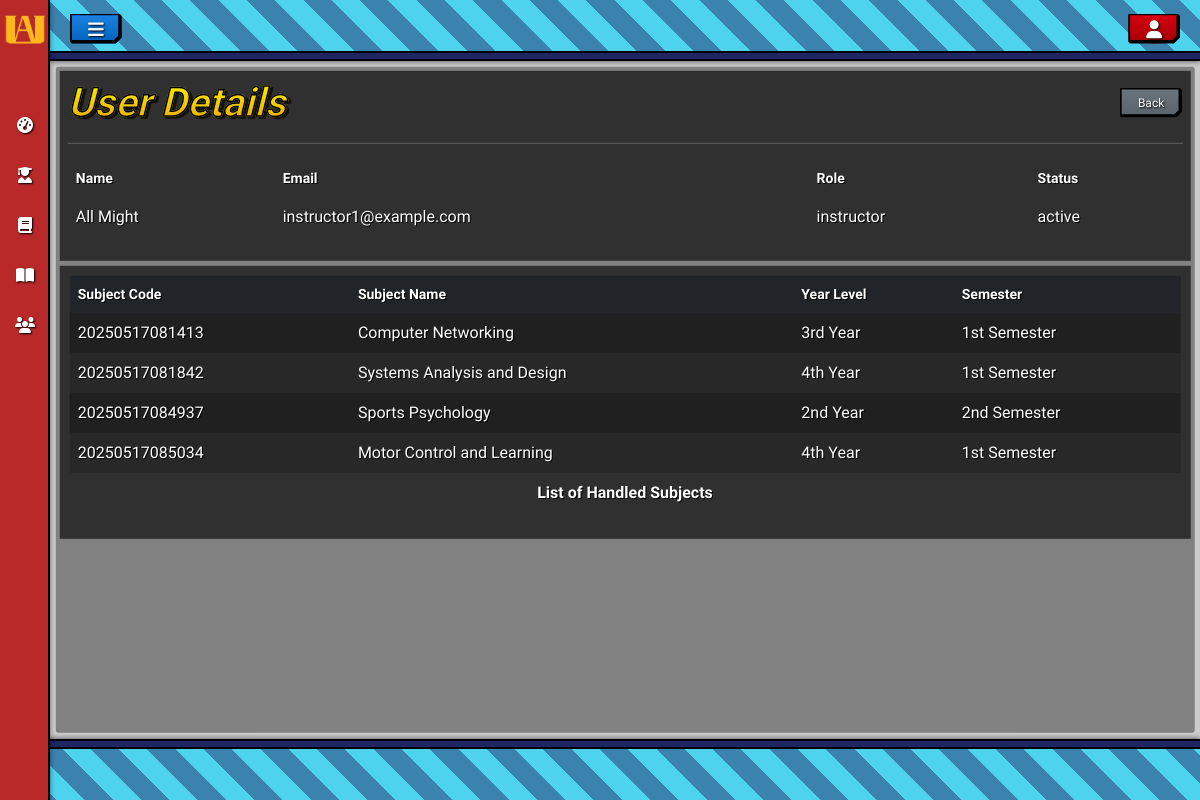
/app/views/user_management/show.php?id=3 (signed in), run on the app's committed database.
### tables this page shows
CREATE TABLE `users` (
  `id` int NOT NULL,
  `name` varchar(100) NOT NULL,
  `email` varchar(100) NOT NULL,
  `password` varchar(255) NOT NULL,
  `role` varchar(20) NOT NULL,
  `status` varchar(20) NOT NULL,
  `created_at` timestamp NOT NULL DEFAULT CURRENT_TIMESTAMP,
  `updated_at` timestamp NULL DEFAULT NULL ON UPDATE CURRENT_TIMESTAMP,
  `designation` int NOT NULL DEFAULT '1'
);

CREATE TABLE `subjects` (
  `id` int NOT NULL,
  `code` varchar(20) NOT NULL,
  `catalog_no` varchar(20) NOT NULL,
  `name` varchar(100) NOT NULL,
  `day` varchar(10) NOT NULL,
  `time` varchar(20) NOT NULL,
  `room` varchar(20) NOT NULL,
  `course_id` int NOT NULL,
  `semester` tinyint NOT NULL,
  `year_level` tinyint NOT NULL,
  `instructor_id` int NOT NULL,
  `created_at` timestamp NOT NULL DEFAULT CURRENT_TIMESTAMP,
  `updated_at` timestamp NULL DEFAULT NULL ON UPDATE CURRENT_TIMESTAMP
);

### app/models/Model.php (called while the page is built, shortened)
<?php
class Model{
    protected static $conn;
    protected static $table;
    public static function setConnection($conn){
        self::$conn = $conn;
    }
    protected static function find($id){
        try{
            $sql = "SELECT * from " . static::$table . " WHERE id = :id";
            $stmt = self::$conn->prepare($sql);
            $stmt->bindParam(':id', $id);
            $stmt->execute();
            $row =  $stmt->fetch();
            if(empty($row)){
                return null;
            }
            else{
                return count($row) > 0 ? $row : null;
            }
        }
        catch(PDOException $e){
            die("Query failed: " . $e->getMessage());
        }
    }
    protected static function where($column, $operator, $value){
        try{
            $sql = "SELECT * FROM " . static::$table . " WHERE $column $operator :value";
            $stmt = self::$conn->prepare($sql);
            $stmt->bindValue(':value', $value);
            $stmt->execute();
            $rows =  $stmt->fetchAll();
            return count($rows) > 0 ? $rows : null;
        }
        catch(PDOException $e){
            die("Query failes: " . $e->getMessage());
        }
    }
}

### app/models/User.php (called while the page is built, shortened)
<?php
require_once 'Model.php';
require_once 'Subject.php';
class User extends Model{
    public $id;
    public static function find($id){
        $result = parent::find($id);
        return $result
            ? new self($result)
            : null;
    }
    public function subjects(){
        $results = Subject::where('instructor_id', '=', $this->id);
        return $results ?? null;
    }
}

### app/models/Subject.php (called while the page is built, shortened)
<?php
require_once 'Model.php';
require_once 'Course.php';
require_once 'User.php';
class Subject extends Model{
    public static function where($column, $operator, $value){
        $results = parent::where($column, $operator, $value);
        return $results
            ? array_map(fn($user) => new self($user), $results)
            : null;
    }
}

### app/views/user_management/show.php (the view, shortened to what this page needs)
<?php require_once '../../models/User.php';
include '../layout/header.php';
$user = User::find($_GET['id']);
?>
<div class="full-screen-bg">
    <div class = "container">
        <div class="bg index-bg">
            <div class="list-details">
                <div class="main-title d-flex align-items-center">
                    <h1 class = "text mb-0" data-text = "User Details">User Details</h1>
                    <a href = "index.php" class = "btn btn-secondary ms-auto" >Back</a>
                </div>
                <hr>
                <table class = "table">
                    <thead>
                        <tr>
                            <th>Name</th>
                            <th>Email</th>
                            <th>Role</th>
                            <th>Status</th>
                        </tr>
                    </thead>
                    <tbody>
                        <tr>
                            <td><?=$user->name?></td>
                            <td><?=$user->email?></td>
                            <td><?=$user->role?></td>
                            <td><?=$user->status?></td>
                        </tr>
                    </tbody>
                </table>
            </div>
            <?php if($user->role == 'instructor'): ?>
            <div class="list-table">
                <table id = "listsTable" class = "table table-striped">
                    <thead>
                        <tr class="table-dark">
                            <th>Subject Code</th>
                            <th>Subject Name</th>
                            <th>Year Level</th>
                            <th>Semester</th>
                        </tr>
                    </thead>
                    <tbody>
                        <?php if(empty($user->subjects())){
                        }
                        else{?>
                        <?php foreach($user->subjects() as $subject): ?>
                            <tr>
                                <td><?=$subject->code ?></td>
                                <td><?=$subject->name ?></td>
                                <td>
                                    <?php
                                        if($subject->year_level == 1){
                                            echo '1st Year';
                                        } elseif($subject->year_level == 2){
                                            echo '2nd Year';
                                        } elseif($subject->year_level == 3){
                                            echo '3rd Year';
                                        } elseif($subject->year_level == 4){
                                            echo '4th Year';
                                        }
                                    ?>
                                </td>
                                <td>
                                    <?php
                                        if($subject->semester == 1){
                                            echo '1st Semester';
                                        } elseif($subject->semester == 2){
                                            echo '2nd Semester';
                                        }
                                    ?>
                                </td>
                            </tr>
                        <?php endforeach; }?>
                    </tbody>
                    <tfoot>
                        <tr>
                            <td colspan="9" class="text-center"><strong>List of Handled Subjects</strong></td>
                        </tr>
                    </tfoot>
                </table>
            <?php endif; ?>
            </div>
    </div>
</div>
<?php include '../layout/footer.php'; ?>

### assets/css/style.css (style rules this page uses)
.btn { font-size: 12px; font-family: 'Quantico', sans-serif; }
.full-screen-bg { position: relative; }
.bg.index-bg { animation: fade-in 1.0s ease-in-out; background-color: #0000005d !important; padding: 4px; width: 99%; max-width: inherit; height: 100%; max-height: 98%; z-index: 0; border-radius: 3px; position: absolute; left: 50%; top: 50%; transform: translate(-50%, -50%); overflow: hidden; }
.list-details { background-color:rgba(24, 24, 24, 0.774); padding: 8px; margin-bottom: 5px; color: white; }
table.table thead th, table.table tbody td, table.table tfoot td { color: white; font-family: 'Quantico', sans-serif; text-shadow: 1px 1px 0 black; border: none; }
table.table thead th { font-size: 14px; }
.list-table { background-color:rgba(24, 24, 24, 0.774); padding: 10px; margin-bottom: 10px; color: white; text-shadow: 1px 1px 0 black; }
html, body { overflow-y: hidden; }
body { background-image: linear-gradient(rgba(0, 0, 0, 0.2), rgba(0, 0, 0, 0.2)), url('../picture/ua_background.png') !important; background-size: cover; background-repeat: no-repeat; background-attachment: fixed; background-position: center; }
.list-details h1.text, .form-bg h1.text { position: relative; font-family: 'Bungee', sans-serif; padding-right: 10px; font-style: italic; font-weight: 800; background: linear-gradient(to bottom, #fbf200, #e9a604); -webkit-background-clip: text; background-clip: text; -webkit-text-fill-color: transparent; -webkit-text-stroke: 1.5px rgb(0, 0, 0); font-size: 40px; white-space: nowrap; display: inline-block; }
.list-details h1.text::before, .form-bg h1.text::before { content: attr(data-text); position: absolute; inset: 0; color: black; z-index: -1; top: 2px; left: 3px; -webkit-text-fill-color: black; white-space: nowrap; }
#listsTable tbody tr:nth-of-type(odd), #subjectsTable tbody tr:nth-of-type(odd), #usersTable tbody tr:nth-of-type(odd) { background-color:rgba(0, 0, 0, 0.295); }
#listsTable tbody tr:nth-of-type(even), #subjectsTable tbody tr:nth-of-type(even), #usersTable tbody tr:nth-of-type(even) { background-color:rgba(0, 0, 0, 0.164); }
.btn { --border-color: black; --border-width: 0.30em; --edge-size: 0.5em; text-shadow: 1px 1px 2px black; cursor: pointer; background: var(--background-color); padding: 0.5em 1.5em; border: 0; position: relative; isolation: isolate; display: inline-grid; place-content: center; clip-path: polygon( 0 0%, calc(100% - 0.2em) 0%, 100% 0.2em, 100% calc(100% - var(--edge-size)), calc(100% - var(--edge-size)) 100%, 0.15em 100%, 0% calc(100% - 0.15em), 0% 0 ); transition: color 250ms; }
.btn-secondary { --background-color: linear-gradient(to bottom, #6c757d, #5a6268); }
.btn::before { content: ""; position: absolute; inset: 0; background: var(--border-color); z-index: -2; }
.btn::after { content: ""; position: absolute; inset: 0; background: var(--background-color); z-index: -1; clip-path: polygon( 0.15em calc(0.15em), calc(0.15em) 0.15em, calc(100% - var(--border-width)) 0.15em, calc(100% - var(--border-width)) calc(100% - calc(var(--edge-size) + var(--border-width) * 0.5)), calc(100% - calc(var(--edge-size) + var(--border-width) * 0.5)) calc(100% - var(--border-width)), calc(0.15em) calc(100% - var(--border-width)) ); transition: clip-path 500ms; }
.main-title { position: relative; }

### data on the page
users: name "All Might", email "instructor1@example.com", role "instructor", status "active"
subjects: code "20250517081413", name "Computer Networking", year_level "3rd Year", semester "1st Semester"
subjects: code "20250517081842", name "Systems Analysis and Design", year_level "4th Year", semester "1st Semester"
subjects: code "20250517084937", name "Sports Psychology", year_level "2nd Year", semester "2nd Semester"
subjects: code "20250517085034", name "Motor Control and Learning", year_level "4th Year", semester "1st Semester"
